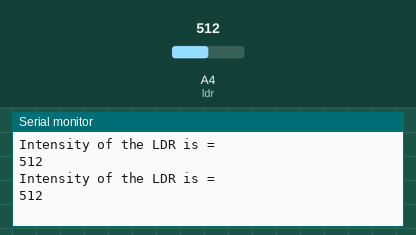
A sketch run on a simulated Arduino Uno, built with avr-gcc and run on an emulated ATmega328P. Parts: the last lines printed to the serial monitor. The inputs (shaded band) are chosen by the test bench; at power-on: A4 (ldr) = 512.

Above: at 1.8 s.
1.9 s: A4 (ldr) set to 716
At 2.8 s:
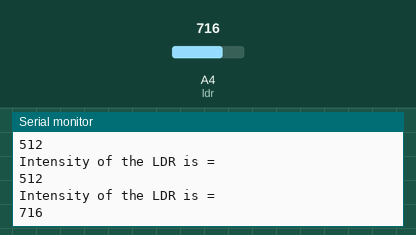
3.4 s: A4 (ldr) set to 900
At 4.4 s:
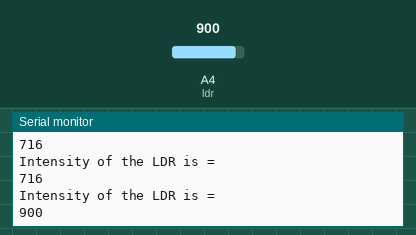
Timing chart, 0 to 6.4 s (numbered marks = the images above; inputs shaded):
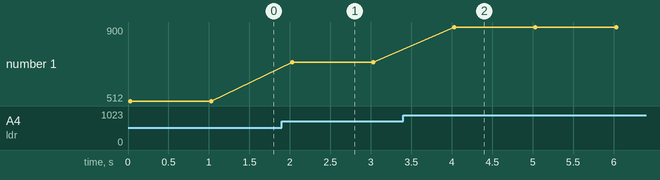

Measured:
- after the input at 1.9 s, the serial monitor: prints a new line after 0.13 s (image 1)
- after the input at 3.4 s, the serial monitor: prints a new line after 0.63 s (image 2)
- plotted number 1: 512 → 716 after the input at 1.9 s, 716 → 900 after the input at 3.4 s

The sketch:

ldf_code.ino
```cpp
int ldr = A4;
int value = 0;

void setup(){
  Serial.begin(9600);
}


void loop(){
  value = analogRead(ldr);
  Serial.println("Intensity of the LDR is = ");
  Serial.println(value);
  delay(1000);
}
```
